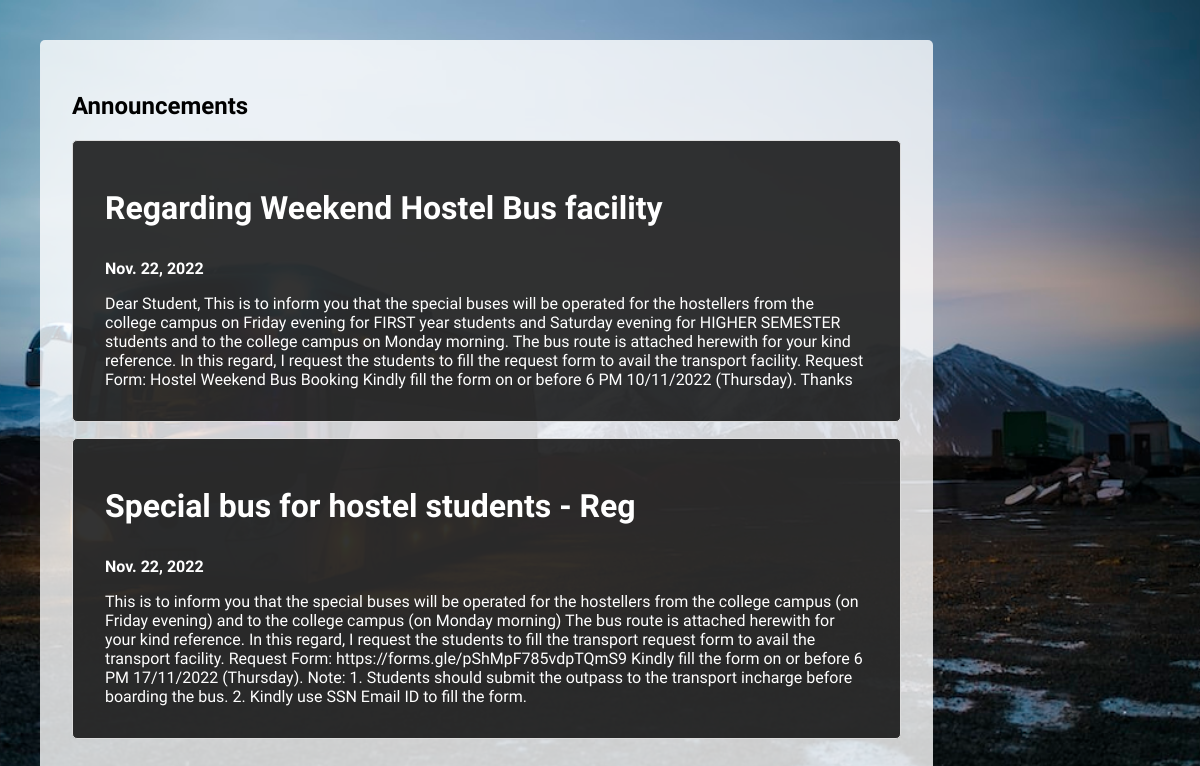
Page /announcements (signed in) on the committed database.
### tracker/models.py (models this page shows, shortened)
class Announcements(models.Model):
    title = models.CharField(max_length=100)
    choices = (
        ('bus', 'Bus'),
        ('hos', 'Hostel'),
    )
    for_user = models.CharField(max_length=3, choices=choices, default='bus', null=False, blank=False)
    description = models.TextField()
    date = models.DateField(auto_now_add=True)

### tracker/views.py (the view)
# urls.py: path('announcements', views.announcements, name="announcements"),
@login_required(login_url='login')
def announcements(request):
    announcements = Announcements.objects.all()
    data = []
    for i in range(len(announcements)-1,0,-1):
        data.append({
            'title': announcements[i].title,
            'description': announcements[i].description,
            'date': announcements[i].date,
            'for_user': announcements[i].for_user,
            'id' : announcements[i].id,
        })
    return render(request, 'tracker/announcements.html', {'announcements': data})

### tracker/templates/tracker/announcements.html (shortened to what this page needs)
{% extends 'tracker/base.html' %}
{% block content %}
    <div class="announcements-container">
        <h2 class="display-2h page-title">Announcements</h2>
        {% for announcement in announcements %}
            {% if user.user_type == announcement.for_user or user.user_type == 'inc' %}
                <div class="announcement">
                    <h3 class="announcement-title display-2">{{ announcement.title }}</h3>
                    <p class="announcement-date"><b>{{ announcement.date }}</b></p>
                    <p class="announcement-content">{{ announcement.description }}</p>
                </div>
            {% endif %}
        {% endfor %}
    </div>
{% endblock %}

### tracker/static/style.css (style rules this page uses)
* { font-family: 'Open Sans'; }
body { background-image: url('./imgs/bus.jpg'); background-repeat: no-repeat; background-size: cover; background-position: center; background-attachment: fixed; }
.announcements-container { margin: 2rem; background-color: rgba(255,255,255,0.8); padding: 2rem; color: black; border-radius:5px; min-height: 70vh; width: 100%; }
.announcement { background-color: rgba(0,0,0,0.8); padding-inline: 2rem; padding-block: 1rem; border: 1px solid #dcdcdc; border-radius: 5px; margin-bottom: 1rem; color: white; }
.display-2 { font-size: 2rem; }
.display-2h { font-size: 2.5rem; }
.display-2h.page-title { color: black; }
@media (max-width: 1300px) { .page-title { font-size: 1.5rem; } }
@media (max-width: 1300px) { .announcements-container { width: 70%; } }

### rows in the picture
Announcements: title "Regarding Weekend Hostel Bus facility", date "Nov. 22, 2022", description "Dear Student, This is to inform you that the special buses will be operated for the hostellers from the college campus on Friday evening for FIRST year students and Saturday evening for HIGHER SEMESTER students and to the college campus on Monday morning. The bus route is attached herewith for your kind reference. In this regard, I request the students to fill the request form to avail the transport facility. Request Form: Hostel Weekend Bus Booking Kindly fill the form on or before 6 PM 10/11/2022 (Thursday). Thanks"
Announcements: title "Special bus for hostel students - Reg", date "Nov. 22, 2022", description "This is to inform you that the special buses will be operated for the hostellers from the college campus (on Friday evening) and to the college campus (on Monday morning) The bus route is attached herewith for your kind reference. In this regard, I request the students to fill the transport request form to avail the transport facility. Request Form: https://forms.gle/pShMpF785vdpTQmS9 Kindly fill the form on or before 6 PM 17/11/2022 (Thursday). Note: 1. Students should submit the outpass to the transport incharge before boarding the bus. 2. Kindly use SSN Email ID to fill the form."
